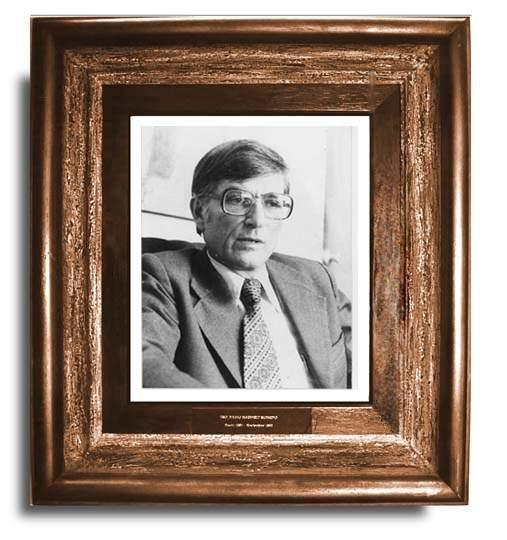
#> input picture Face_Alignment_code/Caltech/pic00001.jpg, 507 x 540 px; its folder holds only this picture in this run
$ python faceAlign.py
#> lines starting #> are read from the running program, lines starting #| are printed output that depends on the picture
#


import cv2
import glob
import os

# folder path
dir_path = r'Caltech'
count = 0
# Iterate directory
for path in os.listdir(dir_path):
    # check if current path is a file
    if os.path.isfile(os.path.join(dir_path, path)):
        count += 1
print('File count:', count)

face_cascade = cv2.CascadeClassifier('haarcascade_frontalface_alt.xml')

path = "Caltech/*.*"
img_number = 1

img_list = glob.glob(path)

for file in img_list[0:count]:
    print(file)     #just stop here to see all file names printed
    img= cv2.imread(file, 1)  #now, we can read each file since we have the full path
#> img is the input picture: shape (540, 507, 3); mean B, G, R 124.3, 136.2, 154
    gray = cv2.cvtColor(img, cv2.COLOR_BGR2GRAY)
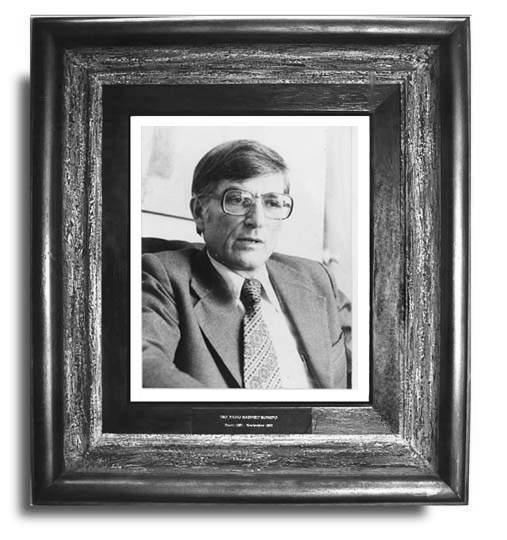
#> gray: shape (540, 507); min 0, max 255, mean 140.1
    faces = face_cascade.detectMultiScale(gray, 1.3, 5)
#> faces = [[213, 170, 86, 86]]
    try:
        for (x,y,w,h) in faces:
            roi_color = img[y:y+h, x:x+w]
#> this loop made 1 pass
#> pass 1, `roi_color = img[y:y+h, x:x+w]`:
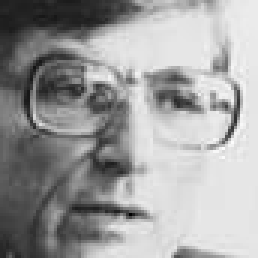
#> roi_color: shape (86, 86, 3) (shown 3 times larger); min 0, max 252, mean 157.7
        resized = cv2.resize(roi_color, (125,125))
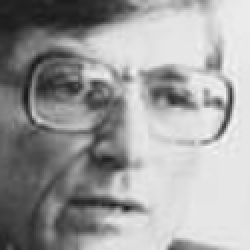
#> resized: shape (125, 125, 3) (shown 2 times larger); min 25, max 247, mean 157.6
        cv2.imwrite("extracted/"+str(img_number)+".jpg", resized)
    except:
        print("No faces detected")


    img_number +=1

$ run again, on Face_Alignment_code/Caltech/pic00011.jpg
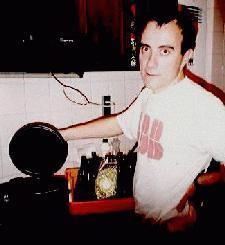
#> input picture Face_Alignment_code/Caltech/pic00011.jpg, 225 x 245 px
#> img is the input picture: shape (245, 225, 3); mean B, G, R 87.8, 89.1, 104.2
#> `gray = cv2.cvtColor(img, cv2.COLOR_BGR2GRAY)`:
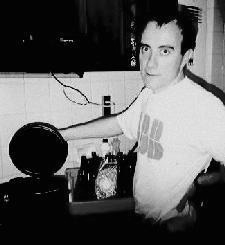
#> gray: shape (245, 225); min 0, max 247, mean 93.5
#> faces = [[130, 30, 53, 53]]
#> the loop `for (x,y,w,h) in faces:` made 1 pass
#> `resized = cv2.resize(roi_color, (125,125))`:
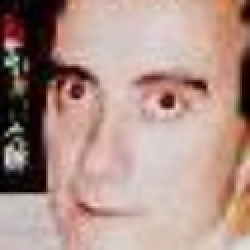
#> resized: shape (125, 125, 3) (shown 2 times larger); mean B, G, R 137.5, 146.5, 175.9

$ run again, on Face_Alignment_code/Caltech/pic00013.jpg
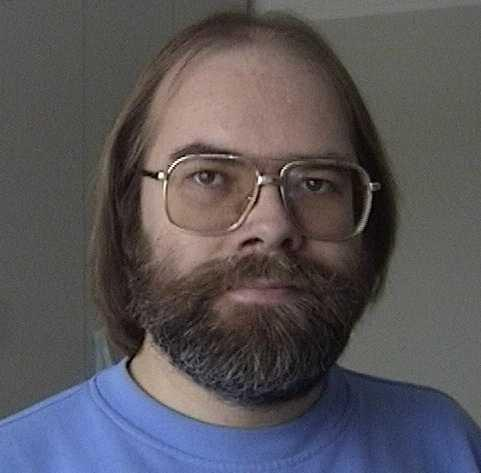
#> input picture Face_Alignment_code/Caltech/pic00013.jpg, 481 x 473 px
#> img is the input picture: shape (473, 481, 3); mean B, G, R 89.3, 84.8, 88.3
#> `gray = cv2.cvtColor(img, cv2.COLOR_BGR2GRAY)`:
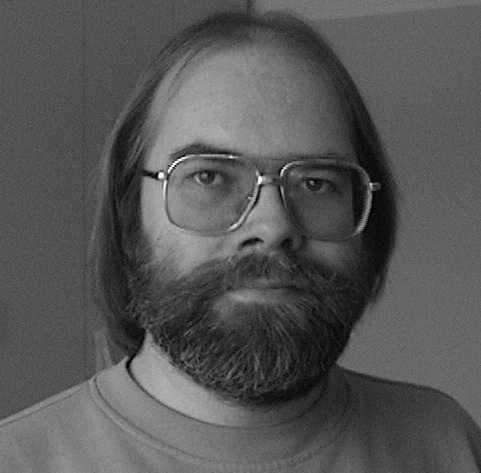
#> gray: shape (473, 481); min 1, max 252, mean 86.4
#> faces = [[117, 64, 285, 285]]
#> the loop `for (x,y,w,h) in faces:` made 1 pass
#> pass 1, `roi_color = img[y:y+h, x:x+w]`:
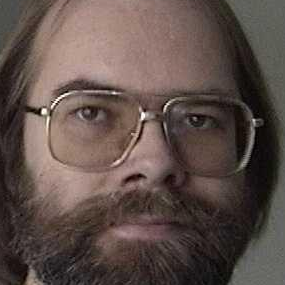
#> roi_color: shape (285, 285, 3); mean B, G, R 73.4, 78.8, 94.1

$ run again, on Face_Alignment_code/Caltech/pic00019.jpg
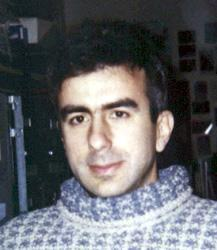
#> input picture Face_Alignment_code/Caltech/pic00019.jpg, 217 x 250 px
#> img is the input picture: shape (250, 217, 3); mean B, G, R 102, 98.7, 97.8
#> `gray = cv2.cvtColor(img, cv2.COLOR_BGR2GRAY)`:
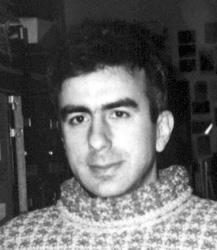
#> gray: shape (250, 217); min 0, max 255, mean 98.8
#> faces = [[41, 69, 120, 120]]
#> the loop `for (x,y,w,h) in faces:` made 1 pass
#> `resized = cv2.resize(roi_color, (125,125))`:
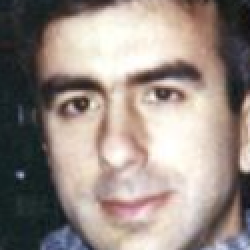
#> resized: shape (125, 125, 3) (shown 2 times larger); mean B, G, R 132.8, 139.6, 151.6

$ run again, on Face_Alignment_code/Caltech/pic00005.jpg
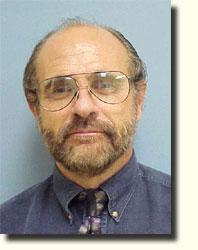
#> input picture Face_Alignment_code/Caltech/pic00005.jpg, 198 x 250 px
#> img is the input picture: shape (250, 198, 3); mean B, G, R 148.3, 155.1, 160.6
#> `gray = cv2.cvtColor(img, cv2.COLOR_BGR2GRAY)`:
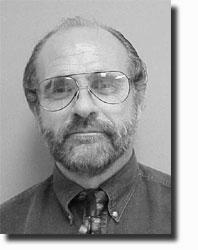
#> gray: shape (250, 198); min 1, max 254, mean 155.9
#> faces = [[19, 35, 133, 133]]
#> the loop `for (x,y,w,h) in faces:` made 1 pass
#> `resized = cv2.resize(roi_color, (125,125))`:
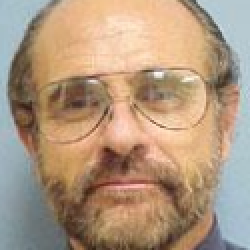
#> resized: shape (125, 125, 3) (shown 2 times larger); mean B, G, R 126.9, 151.2, 176.4
